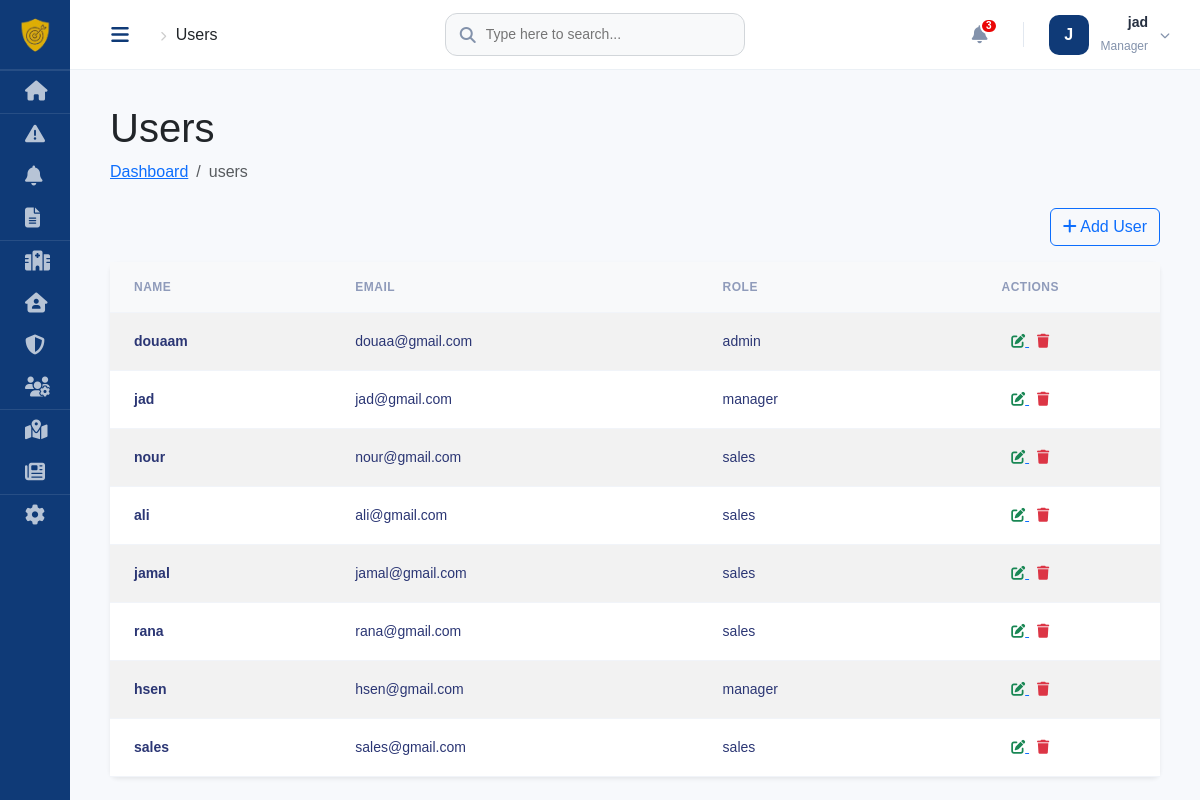
The page /users.php (signed in) on the database its author committed.
### tables this page shows
CREATE TABLE IF NOT EXISTS `users` (
  `id` int NOT NULL AUTO_INCREMENT,
  `name` varchar(100) DEFAULT NULL,
  `email` varchar(100) DEFAULT NULL,
  `password` varchar(255) DEFAULT NULL,
  `role` enum('admin','manager','sales') DEFAULT 'sales',
  `created_at` timestamp NULL DEFAULT CURRENT_TIMESTAMP,
  `ustatus` varchar(20) NOT NULL DEFAULT 'offline',
  `last_activity` datetime DEFAULT NULL,
  PRIMARY KEY (`id`),
  UNIQUE KEY `email` (`email`)
);

### class/DAL.class.php (called while the page is built, shortened)
<?php
class DAL
{
    private $servername;
    private $username;
    private $password;
    private $dbname;
    public function __construct()
    {
        $config = require __DIR__ . '/../config/db.php';
        $this->servername = $config['servername'];
        $this->username   = $config['username'];
        $this->password   = $config['password'];
        $this->dbname     = $config['dbname'];
    }
    public function ConnectionDatabase()
    {
        return new mysqli($this->servername, $this->username, $this->password, $this->dbname);
    }
    public function getdata($sql)
    {
        $conn = $this->ConnectionDatabase();
        $result = $conn->query($sql);
        $data = $result->fetch_all(MYSQLI_ASSOC);
        return $data;
    }
}

### class/index.class.php (called while the page is built, shortened)
<?php
require_once("DAL.class.php");
class Index extends DAL
{
    public function getallusers()
    {
        $sql = "SELECT * FROM `users` ";
        return $this->getdata($sql);
    }
}

### users.php (the view, shortened to what this page needs)
<!DOCTYPE html>
<html lang="en">
<?php
require_once('class/DAL.class.php');
require_once('class/index.class.php');
$index = new Index;
$indexx = $index->getallusers();
?>
<?php include('includes/header.php'); ?>
<body>
    <?php include('includes/sidebar.php'); ?>
    <?php include('includes/nav.php'); ?>
    <div class="main-content">
        <h1 class="mt-4 page-title"></i> Users</h1>
        <ol class="breadcrumb mb-4">
            <li class="breadcrumb-item "><a href="admin_dashboard.php">Dashboard</a></li>
            <li class="breadcrumb-item active ">users</li>
        </ol>
        <div align="right" class="mb-3">
            <button type="button" class="btn btn-outline-primary" data-bs-toggle="modal" data-bs-target="#addModal">
                <i class="fa fa-plus"></i> Add User
            </button>
        </div>
        <div class="card shadow-sm border-0 rounded-3">
            <div class="card-body p-0">
                <div class="table-responsive">
                    <table id="datatablesSimple" class="table table-striped table-sm align-middle mb-0">
                        <thead class="table-light">
                            <tr>
                                <th class="ps-4 py-3">NAME</th>
                                <th class="py-3">EMAIL</th>
                                <th class="py-3">ROLE</th>
                                <th class="text-center pe-4 py-3">ACTIONS</th>
                            </tr>
                        </thead>
                        <tbody>
                            <?php foreach ($indexx as $ind): ?>
                                <tr>
                                    <td class="ps-4 fw-bold"><?php echo htmlspecialchars($ind['name']) ?></td>
                                    <td><?php echo htmlspecialchars($ind['email']) ?></td>
                                    <td><?php echo htmlspecialchars($ind['role']) ?></td>
                                    <td class="text-center pe-4">
                                        <a href="#" class="editUserBtn me-2"
                                            data-id="<?= $ind['id'] ?>"
                                            data-name="<?= $ind['name'] ?>"
                                            data-email="<?= $ind['email'] ?>"
                                            data-role="<?= $ind['role'] ?>">
                                            <i class="fas fa-edit text-success"></i>
                                        </a>
                                        <a data-id="<?php echo $ind['id'] ?>" class="delete" style="cursor: pointer;">
                                            <i class="fa fa-trash text-danger"></i>
                                        </a>
                                    </td>
                                </tr>
                            <?php endforeach; ?>
                        </tbody>
                    </table>
                </div>
            </div>
        </div>
    </div>
</body>
</html>

### assets/css/style.css (style rules this page uses)
:root { --navy: #0F3A77; --yellow: #FDC500; --light-bg: #ffffff; --border: #e3e3e3; }
.main-content { margin-left: 90px; margin-top: 60px; padding: 20px; }

### includes/header.php (style rules this page uses)
body { background: #fff; font-family: Arial; }
li { list-style: none; }
:root { --yellow: #FFC107; }
.main-content { padding: 20px 40px; }
.crm-sidebar.collapsed~.main-content { margin-left: 70px; }
body { background-color: #f7f9fc; }
.table { border-collapse: collapse; width: 100%; }
.table thead th { border: none; color: #8f9bba; font-weight: 700; font-size: 12px; letter-spacing: 0.5px; text-transform: uppercase; padding: 15px 10px; border-bottom: 1px solid #f1f4f9; }
.table tbody td { border: none; border-bottom: 1px solid #f1f4f9; padding: 18px 10px; font-size: 14px; color: #2b3674; vertical-align: middle; }
.card { border-radius: 12px; border: 1px solid #eee; }
.table td, .table th { vertical-align: middle; }

### rows shown on the page
users: name "douaam", email "douaa@gmail.com", role "admin"
users: name "jad", email "jad@gmail.com", role "manager"
users: name "nour", email "nour@gmail.com", role "sales"
users: name "ali", email "ali@gmail.com", role "sales"
users: name "jamal", email "jamal@gmail.com", role "sales"
users: name "rana", email "rana@gmail.com", role "sales"
users: name "hsen", email "hsen@gmail.com", role "manager"
users: name "sales", email "sales@gmail.com", role "sales"

### other values the page prints
substr($_SESSION['name'], 0, 1) "J"
$_SESSION['name'] "jad"
$_SESSION['role'] "Manager"
